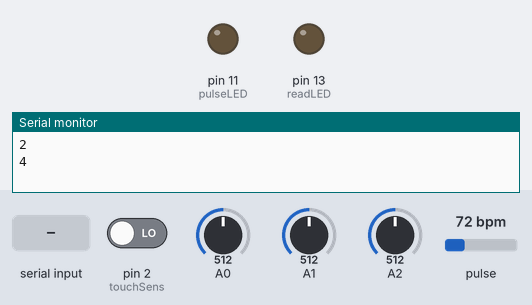
Simulated run of this sketch. Board: Arduino Uno, built with avr-gcc and run on an emulated ATmega328P. Parts: output pins drawn as LEDs (lit = HIGH), the last lines printed to the serial monitor. Dashed ring = blinking. The test bench sets the inputs (shaded band); at power-on: pin 2 (touchSens) LOW, A0 = 512, A1 = 512, A2 = 512, pulse 72 bpm.

Above: at 1.2 s.
1.3 s: "1\n" received over Serial
At 3.46 s:
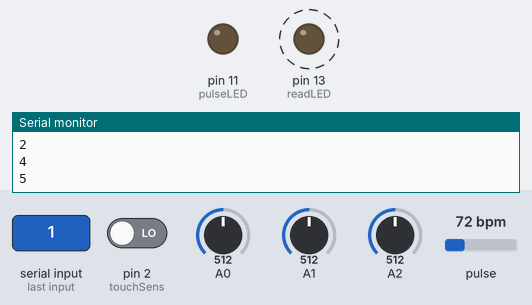
Timing chart, 0 to 7.5 s (numbered marks = the images above; inputs shaded):
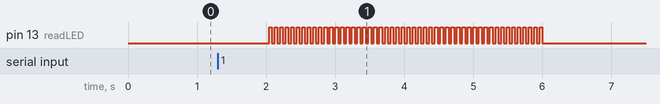

Measured:
- after the input at 1.3 s, pin 13 (readLED): alternates HIGH for 0.04 s and LOW for 0.04 s, 100 changes in all, then stays LOW, starting after 0.74 s

The sketch:

Input.ino
```cpp
#include <Wire.h>
#include "MAX30105.h"
#include "spo2_algorithm.h"

MAX30105 particleSensor;

#define MAX_BRIGHTNESS 255

#if defined(__AVR_ATmega328P__) || defined(__AVR_ATmega168__)
uint16_t irBuffer[100]; //infrared LED sensor data
uint16_t redBuffer[100];  //red LED sensor data
#else
uint32_t irBuffer[100]; //infrared LED sensor data
uint32_t redBuffer[100];  //red LED sensor data
#endif


// Pulse and SpO2
int32_t spo2; //SPO2 value
int32_t heartRate; //heart rate value
int pulseLED = 11; //Must be on PWM pin
int readLED = 13; //Blinks with each data read

// Touch Functionality
int touchSens = 2;
int inputState;

void setup(){

  Serial.begin(9600); // initialize serial communication at 115200 bits per second:

// Initialize MAX30102
  pinMode(pulseLED, OUTPUT);
  pinMode(readLED, OUTPUT);
  particleSensor.begin(Wire, I2C_SPEED_FAST);

  byte ledBrightness = 60; //Options: 0=Off to 255=50mA
  byte sampleAverage = 4; //Options: 1, 2, 4, 8, 16, 32
  byte ledMode = 2; //Options: 1 = Red only, 2 = Red + IR, 3 = Red + IR + Green
  byte sampleRate = 100; //Options: 50, 100, 200, 400, 800, 1000, 1600, 3200
  int pulseWidth = 411; //Options: 69, 118, 215, 411
  int adcRange = 4096; //Options: 2048, 4096, 8192, 16384

  particleSensor.setup(ledBrightness, sampleAverage, ledMode, sampleRate, pulseWidth, adcRange); //Configure sensor with these settings

// Initialize touch sensor
  pinMode(touchSens, INPUT);

}


// the loop routine runs over and over again forever:
void loop() {

  int in = Serial.parseInt();
  if (in == 1){
    checkHO2();
  }

  checkHeat();
  checkLight();
  checkTouch();
  checkPress();

}

void checkLight(){
  int lightVal = analogRead(A0);
  if (lightVal <=10){
    Serial.println(1);
    }
  }

void checkHeat(){
  int tempVal = analogRead(A2);
  float voltage = tempVal * (5.0 / 1023.0);
  float temperature = voltage * 100;
  if (temperature > 25){
    Serial.println(2);
  }
}

void checkTouch(){
  inputState=digitalRead(touchSens);
  if(inputState== HIGH){
      Serial.println(3);
    }
}

void checkPress(){
  int force = analogRead(A1);
  if(force > 500){
    Serial.println(4);
    delay(1000);
  }
}


void checkHO2(){

  Serial.println(5);
  int start = millis();
  int beats = 0;
  float red_dc = 0;
  float ir_dc = 0;
  int ir_val, red_val, ir_max, ir_min, red_max, red_min, red_ac, ir_ac;
  ir_max = 0;
  ir_min = 400;
  red_max = 0;
  red_min = 50000;

    for (byte i = 0 ; i < 100 ; i++)  {
      while (particleSensor.available() == false) //do we have new data?

        particleSensor.check(); //Check the sensor for new data
        digitalWrite(readLED, !digitalRead(readLED)); //Blink onboard LED with every data read

        red_val = particleSensor.getRed();
        ir_val = particleSensor.getIR();
        if(ir_val <40){

          red_dc += red_val;
          ir_dc += ir_val;
          ir_max = (ir_max > ir_val) ? ir_max : ir_val;
          ir_min = (ir_min < ir_val) ? ir_min : ir_val;
          red_max = (red_max > red_val) ? red_max : red_val;
          red_min = (red_min < red_val) ? red_min : red_val;
          red_ac = abs(red_max-red_min);
          ir_ac = abs(ir_max-ir_min);
          if ((ir_max - ir_min) > 20 & (ir_max - ir_min) < 1000){
            beats++;
          }
        }
        particleSensor.nextSample();
    }

  int heartRate = (beats*6)/10;
  red_dc /= 100;
  ir_dc /=100;
  float r = (red_ac/red_dc)/(ir_ac/ir_dc);
  spo2 = 110 -25 * r;

  if (heartRate < 60 || heartRate > 105){
      Serial.println(6);
    }

  if (spo2 > 94){
      Serial.println(7);
    }

}
```
